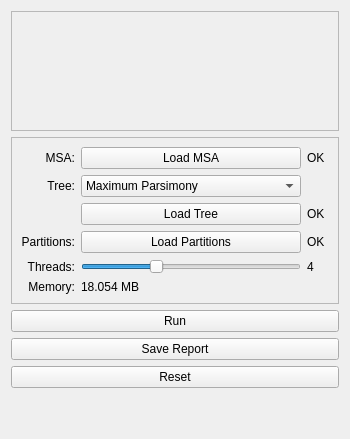
      <widget class="QWidget" name="wgt_mainconf" native="true">
       <property name="minimumSize">
        <size>
         <width>350</width>
         <height>0</height>
        </size>
       </property>
       <property name="maximumSize">
        <size>
         <width>350</width>
         <height>16777215</height>
        </size>
       </property>
       <layout class="QVBoxLayout" name="verticalLayout_2">
        <item>
         <widget class="QFrame" name="frame_logo">
          <property name="frameShape">
           <enum>QFrame::StyledPanel</enum>
          </property>
          <property name="frameShadow">
           <enum>QFrame::Raised</enum>
          </property>
          <layout class="QHBoxLayout" name="horizontalLayout">
           <item>
            <widget class="QLabel" name="lbl_logo">
             <property name="sizePolicy">
              <sizepolicy hsizetype="Preferred" vsizetype="Preferred">
               <horstretch>0</horstretch>
               <verstretch>0</verstretch>
              </sizepolicy>
             </property>
             <property name="minimumSize">
              <size>
               <width>100</width>
               <height>100</height>
              </size>
             </property>
             <property name="maximumSize">
              <size>
               <width>100</width>
               <height>100</height>
              </size>
             </property>
             <property name="text">
              <string/>
             </property>
             <property name="pixmap">
              <pixmap resource="../mtgraphics.qrc">:/IMG/IMG/mt-icon.png</pixmap>
             </property>
             <property name="scaledContents">
              <bool>true</bool>
             </property>
             <property name="alignment">
              <set>Qt::AlignCenter</set>
             </property>
            </widget>
           </item>
          </layout>
         </widget>
        </item>
        <item>
         <widget class="QFrame" name="frame_mainconf">
          <property name="maximumSize">
           <size>
            <width>16777215</width>
            <height>16777215</height>
           </size>
          </property>
          <property name="frameShape">
           <enum>QFrame::StyledPanel</enum>
          </property>
          <property name="frameShadow">
           <enum>QFrame::Raised</enum>
          </property>
          <layout class="QGridLayout" name="gridLayout">
           <item row="0" column="0">
            <widget class="QLabel" name="lbl_msa">
             <property name="font">
              <font>
               <weight>50</weight>
               <italic>false</italic>
               <bold>false</bold>
              </font>
             </property>
             <property name="text">
              <string>MSA:</string>
             </property>
             <property name="textFormat">
              <enum>Qt::AutoText</enum>
             </property>
             <property name="alignment">
              <set>Qt::AlignRight|Qt::AlignTrailing|Qt::AlignVCenter</set>
             </property>
            </widget>
           </item>
           <item row="1" column="0">
            <widget class="QLabel" name="lbl_tree">
             <property name="text">
              <string>Tree:</string>
             </property>
             <property name="alignment">
              <set>Qt::AlignRight|Qt::AlignTrailing|Qt::AlignVCenter</set>
             </property>
            </widget>
           </item>
           <item row="3" column="1">
            <widget class="QPushButton" name="btn_loadparts">
             <property name="text">
              <string>Load Partitions</string>
             </property>
            </widget>
           </item>
           <item row="4" column="0">
            <widget class="QLabel" name="lbl_threads">
             <property name="text">
              <string>Threads:</string>
             </property>
             <property name="alignment">
              <set>Qt::AlignRight|Qt::AlignTrailing|Qt::AlignVCenter</set>
             </property>
            </widget>
           </item>
           <item row="2" column="1">
            <widget class="QPushButton" name="btn_loadtree">
             <property name="text">
              <string>Load Tree</string>
             </property>
            </widget>
           </item>
           <item row="0" column="1">
            <widget class="QPushButton" name="btn_loadmsa">
             <property name="minimumSize">
              <size>
               <width>0</width>
               <height>0</height>
              </size>
             </property>
             <property name="maximumSize">
              <size>
               <width>16777215</width>
               <height>16777215</height>
              </size>
             </property>
             <property name="text">
              <string>Load MSA</string>
             </property>
            </widget>
           </item>
           <item row="3" column="0">
            <widget class="QLabel" name="lbl_parts">
             <property name="text">
              <string>Partitions:</string>
             </property>
             <property name="alignment">
              <set>Qt::AlignRight|Qt::AlignTrailing|Qt::AlignVCenter</set>
             </property>
            </widget>
           </item>
           <item row="5" column="0">
            <widget class="QLabel" name="lbl_memory">
             <property name="text">
              <string>Memory:</string>
             </property>
             <property name="alignment">
              <set>Qt::AlignRight|Qt::AlignTrailing|Qt::AlignVCenter</set>
             </property>
            </widget>
           </item>
           <item row="4" column="1">
            <widget class="QSlider" name="slider_nthreads">
             <property name="minimumSize">
              <size>
               <width>0</width>
               <height>0</height>
              </size>
             </property>
             <property name="maximumSize">
              <size>
               <width>220</width>
               <height>16777215</height>
              </size>
             </property>
             <property name="minimum">
              <number>1</number>
             </property>
             <property name="maximum">
              <number>4</number>
             </property>
             <property name="value">
              <number>2</number>
             </property>
             <property name="orientation">
              <enum>Qt::Horizontal</enum>
             </property>
            </widget>
           </item>
           <item row="1" column="1">
            <widget class="QComboBox" name="cmb_tree">
             <property name="minimumSize">
              <size>
               <width>0</width>
               <height>0</height>
              </size>
             </property>
             <property name="maximumSize">
              <size>
               <width>16777215</width>
               <height>16777215</height>
              </size>
             </property>
             <item>
              <property name="text">
               <string>Maximum Parsimony</string>
              </property>
             </item>
             <item>
              <property name="text">
               <string>Maximum Likelihood</string>
              </property>
             </item>
             <item>
              <property name="text">
               <string>Fixed JC/JTT ML</string>
              </property>
             </item>
             <item>
              <property name="text">
               <string>Fixed GTR ML</string>
              </property>
             </item>
             <item>
              <property name="text">
               <string>Fixed User</string>
              </property>
             </item>
            </widget>
           </item>
           <item row="5" column="1">
            <widget class="QLabel" name="lbl_memsize">
             <property name="text">
              <string>18.054 MB</string>
             </property>
            </widget>
           </item>
           <item row="0" column="2">
            <widget class="QLabel" name="lbl_okmsa">
             <property name="text">
              <string>OK</string>
             </property>
            </widget>
           </item>
           <item row="3" column="2">
            <widget class="QLabel" name="lbl_okparts">
             <property name="text">
              <string>OK</string>
             </property>
            </widget>
           </item>
           <item row="2" column="2">
            <widget class="QLabel" name="lbl_oktree">
             <property name="text">
              <string>OK</string>
             </property>
            </widget>
           </item>
           <item row="4" column="2">
            <widget class="QLabel" name="lbl_nthreads">
             <property name="text">
              <string>4</string>
             </property>
            </widget>
           </item>
          </layout>
         </widget>
        </item>
        <item>
         <widget class="QPushButton" name="btn_run">
          <property name="text">
           <string>Run</string>
          </property>
         </widget>
        </item>
        <item>
         <widget class="QPushButton" name="btn_report">
          <property name="text">
           <string>Save Report</string>
          </property>
         </widget>
        </item>
        <item>
         <widget class="QPushButton" name="btn_reset">
          <property name="text">
           <string>Reset</string>
          </property>
         </widget>
        </item>
        <item>
         <spacer name="spc_mainconf">
          <property name="orientation">
           <enum>Qt::Vertical</enum>
          </property>
          <property name="sizeHint" stdset="0">
           <size>
            <width>20</width>
            <height>40</height>
           </size>
          </property>
         </spacer>
        </item>
       </layout>
      </widget>
